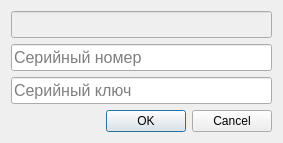
<?xml version="1.0" encoding="UTF-8"?>
<ui version="4.0">
 <class>DialogAuthCheck</class>
 <widget class="QDialog" name="DialogAuthCheck">
  <property name="geometry">
   <rect>
    <x>0</x>
    <y>0</y>
    <width>283</width>
    <height>138</height>
   </rect>
  </property>
  <property name="windowTitle">
   <string>Авторизация</string>
  </property>
  <layout class="QVBoxLayout" name="verticalLayout">
   <item>
    <widget class="QLineEdit" name="lineEditProjectName">
     <property name="enabled">
      <bool>false</bool>
     </property>
     <property name="font">
      <font>
       <pointsize>12</pointsize>
      </font>
     </property>
     <property name="readOnly">
      <bool>true</bool>
     </property>
    </widget>
   </item>
   <item>
    <widget class="QLineEdit" name="lineEditLogin">
     <property name="font">
      <font>
       <pointsize>12</pointsize>
      </font>
     </property>
     <property name="placeholderText">
      <string>Серийный номер</string>
     </property>
    </widget>
   </item>
   <item>
    <widget class="QLineEdit" name="lineEditPassword">
     <property name="font">
      <font>
       <pointsize>12</pointsize>
      </font>
     </property>
     <property name="echoMode">
      <enum>QLineEdit::PasswordEchoOnEdit</enum>
     </property>
     <property name="placeholderText">
      <string>Серийный ключ</string>
     </property>
    </widget>
   </item>
   <item>
    <widget class="QDialogButtonBox" name="buttonBox">
     <property name="orientation">
      <enum>Qt::Horizontal</enum>
     </property>
     <property name="standardButtons">
      <set>QDialogButtonBox::Cancel|QDialogButtonBox::Ok</set>
     </property>
    </widget>
   </item>
  </layout>
 </widget>
 <resources/>
 <connections>
  <connection>
   <sender>buttonBox</sender>
   <signal>accepted()</signal>
   <receiver>DialogAuthCheck</receiver>
   <slot>accept()</slot>
   <hints>
    <hint type="sourcelabel">
     <x>248</x>
     <y>254</y>
    </hint>
    <hint type="destinationlabel">
     <x>157</x>
     <y>274</y>
    </hint>
   </hints>
  </connection>
  <connection>
   <sender>buttonBox</sender>
   <signal>rejected()</signal>
   <receiver>DialogAuthCheck</receiver>
   <slot>reject()</slot>
   <hints>
    <hint type="sourcelabel">
     <x>316</x>
     <y>260</y>
    </hint>
    <hint type="destinationlabel">
     <x>286</x>
     <y>274</y>
    </hint>
   </hints>
  </connection>
 </connections>
</ui>
